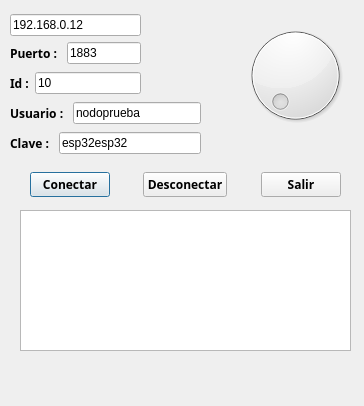
<?xml version="1.0" encoding="UTF-8"?>
<ui version="4.0">
 <class>Dialog</class>
 <widget class="QDialog" name="Dialog">
  <property name="geometry">
   <rect>
    <x>0</x>
    <y>0</y>
    <width>364</width>
    <height>406</height>
   </rect>
  </property>
  <property name="windowTitle">
   <string>Dialog</string>
  </property>
  <widget class="QDial" name="dial">
   <property name="enabled">
    <bool>true</bool>
   </property>
   <property name="geometry">
    <rect>
     <x>230</x>
     <y>20</y>
     <width>131</width>
     <height>111</height>
    </rect>
   </property>
  </widget>
  <widget class="QLabel" name="la_led">
   <property name="geometry">
    <rect>
     <x>160</x>
     <y>20</y>
     <width>50</width>
     <height>50</height>
    </rect>
   </property>
   <property name="minimumSize">
    <size>
     <width>50</width>
     <height>50</height>
    </size>
   </property>
   <property name="maximumSize">
    <size>
     <width>50</width>
     <height>50</height>
    </size>
   </property>
   <property name="text">
    <string/>
   </property>
   <property name="pixmap">
    <pixmap>:/new/prefix1/ledOff.png</pixmap>
   </property>
  </widget>
  <widget class="QListWidget" name="list">
   <property name="geometry">
    <rect>
     <x>20</x>
     <y>210</y>
     <width>331</width>
     <height>141</height>
    </rect>
   </property>
  </widget>
  <widget class="QWidget" name="layoutWidget">
   <property name="geometry">
    <rect>
     <x>10</x>
     <y>70</y>
     <width>131</width>
     <height>26</height>
    </rect>
   </property>
   <layout class="QHBoxLayout" name="horizontalLayout">
    <item>
     <widget class="QLabel" name="label_5">
      <property name="font">
       <font>
        <family>Arial Black</family>
        <weight>75</weight>
        <italic>false</italic>
        <bold>true</bold>
        <kerning>false</kerning>
       </font>
      </property>
      <property name="text">
       <string>Id :</string>
      </property>
     </widget>
    </item>
    <item>
     <widget class="QLineEdit" name="le_ID">
      <property name="text">
       <string>10</string>
      </property>
     </widget>
    </item>
   </layout>
  </widget>
  <widget class="QWidget" name="layoutWidget">
   <property name="geometry">
    <rect>
     <x>10</x>
     <y>40</y>
     <width>131</width>
     <height>26</height>
    </rect>
   </property>
   <layout class="QHBoxLayout" name="horizontalLayout_2">
    <item>
     <widget class="QLabel" name="label_4">
      <property name="font">
       <font>
        <family>Arial Black</family>
        <weight>75</weight>
        <italic>false</italic>
        <bold>true</bold>
        <kerning>false</kerning>
       </font>
      </property>
      <property name="text">
       <string>Puerto : </string>
      </property>
     </widget>
    </item>
    <item>
     <widget class="QLineEdit" name="le_puerto">
      <property name="text">
       <string>1883</string>
      </property>
     </widget>
    </item>
   </layout>
  </widget>
  <widget class="QWidget" name="layoutWidget">
   <property name="geometry">
    <rect>
     <x>10</x>
     <y>130</y>
     <width>191</width>
     <height>26</height>
    </rect>
   </property>
   <layout class="QHBoxLayout" name="horizontalLayout_3">
    <item>
     <widget class="QLabel" name="label_3">
      <property name="font">
       <font>
        <family>Arial Black</family>
        <weight>75</weight>
        <italic>false</italic>
        <bold>true</bold>
        <kerning>false</kerning>
       </font>
      </property>
      <property name="text">
       <string>Clave : </string>
      </property>
     </widget>
    </item>
    <item>
     <widget class="QLineEdit" name="le_clave">
      <property name="text">
       <string>esp32esp32</string>
      </property>
     </widget>
    </item>
   </layout>
  </widget>
  <widget class="QWidget" name="layoutWidget">
   <property name="geometry">
    <rect>
     <x>10</x>
     <y>100</y>
     <width>191</width>
     <height>26</height>
    </rect>
   </property>
   <layout class="QHBoxLayout" name="horizontalLayout_4">
    <item>
     <widget class="QLabel" name="label_2">
      <property name="font">
       <font>
        <family>Arial Black</family>
        <weight>75</weight>
        <italic>false</italic>
        <bold>true</bold>
        <kerning>false</kerning>
       </font>
      </property>
      <property name="text">
       <string>Usuario : </string>
      </property>
     </widget>
    </item>
    <item>
     <widget class="QLineEdit" name="le_usuario">
      <property name="text">
       <string>nodoprueba</string>
      </property>
      <property name="readOnly">
       <bool>false</bool>
      </property>
     </widget>
    </item>
   </layout>
  </widget>
  <widget class="QWidget" name="layoutWidget">
   <property name="geometry">
    <rect>
     <x>10</x>
     <y>10</y>
     <width>131</width>
     <height>31</height>
    </rect>
   </property>
   <layout class="QHBoxLayout" name="horizontalLayout_5">
    <item>
     <widget class="QLineEdit" name="le_serv">
      <property name="text">
       <string>192.168.0.12</string>
      </property>
      <property name="readOnly">
       <bool>false</bool>
      </property>
     </widget>
    </item>
   </layout>
  </widget>
  <widget class="QWidget" name="layoutWidget">
   <property name="geometry">
    <rect>
     <x>30</x>
     <y>170</y>
     <width>311</width>
     <height>30</height>
    </rect>
   </property>
   <layout class="QHBoxLayout" name="horizontalLayout_6">
    <item>
     <widget class="QPushButton" name="btnConnect">
      <property name="font">
       <font>
        <family>Arial Black</family>
        <weight>75</weight>
        <italic>false</italic>
        <bold>true</bold>
        <kerning>false</kerning>
       </font>
      </property>
      <property name="text">
       <string>Conectar</string>
      </property>
     </widget>
    </item>
    <item>
     <spacer name="horizontalSpacer">
      <property name="orientation">
       <enum>Qt::Horizontal</enum>
      </property>
      <property name="sizeHint" stdset="0">
       <size>
        <width>40</width>
        <height>20</height>
       </size>
      </property>
     </spacer>
    </item>
    <item>
     <widget class="QPushButton" name="btn_Desconectar">
      <property name="font">
       <font>
        <family>Arial Black</family>
        <weight>75</weight>
        <italic>false</italic>
        <bold>true</bold>
        <kerning>false</kerning>
       </font>
      </property>
      <property name="text">
       <string>Desconectar</string>
      </property>
     </widget>
    </item>
    <item>
     <spacer name="horizontalSpacer_2">
      <property name="orientation">
       <enum>Qt::Horizontal</enum>
      </property>
      <property name="sizeHint" stdset="0">
       <size>
        <width>40</width>
        <height>20</height>
       </size>
      </property>
     </spacer>
    </item>
    <item>
     <widget class="QPushButton" name="btn_Salir">
      <property name="font">
       <font>
        <family>Arial Black</family>
        <weight>75</weight>
        <italic>false</italic>
        <bold>true</bold>
        <kerning>false</kerning>
       </font>
      </property>
      <property name="text">
       <string>Salir</string>
      </property>
     </widget>
    </item>
   </layout>
  </widget>
  <widget class="QLabel" name="LedImageLabel">
   <property name="geometry">
    <rect>
     <x>160</x>
     <y>20</y>
     <width>51</width>
     <height>51</height>
    </rect>
   </property>
   <property name="text">
    <string/>
   </property>
   <property name="pixmap">
    <pixmap>led_apagado.jpg</pixmap>
   </property>
   <property name="scaledContents">
    <bool>true</bool>
   </property>
  </widget>
  <widget class="QLabel" name="label_6">
   <property name="geometry">
    <rect>
     <x>380</x>
     <y>120</y>
     <width>71</width>
     <height>21</height>
    </rect>
   </property>
   <property name="text">
    <string/>
   </property>
   <property name="scaledContents">
    <bool>true</bool>
   </property>
  </widget>
 </widget>
 <resources/>
 <connections>
  <connection>
   <sender>btn_Salir</sender>
   <signal>clicked()</signal>
   <receiver>Dialog</receiver>
   <slot>accept()</slot>
   <hints>
    <hint type="sourcelabel">
     <x>477</x>
     <y>261</y>
    </hint>
    <hint type="destinationlabel">
     <x>267</x>
     <y>148</y>
    </hint>
   </hints>
  </connection>
 </connections>
</ui>
